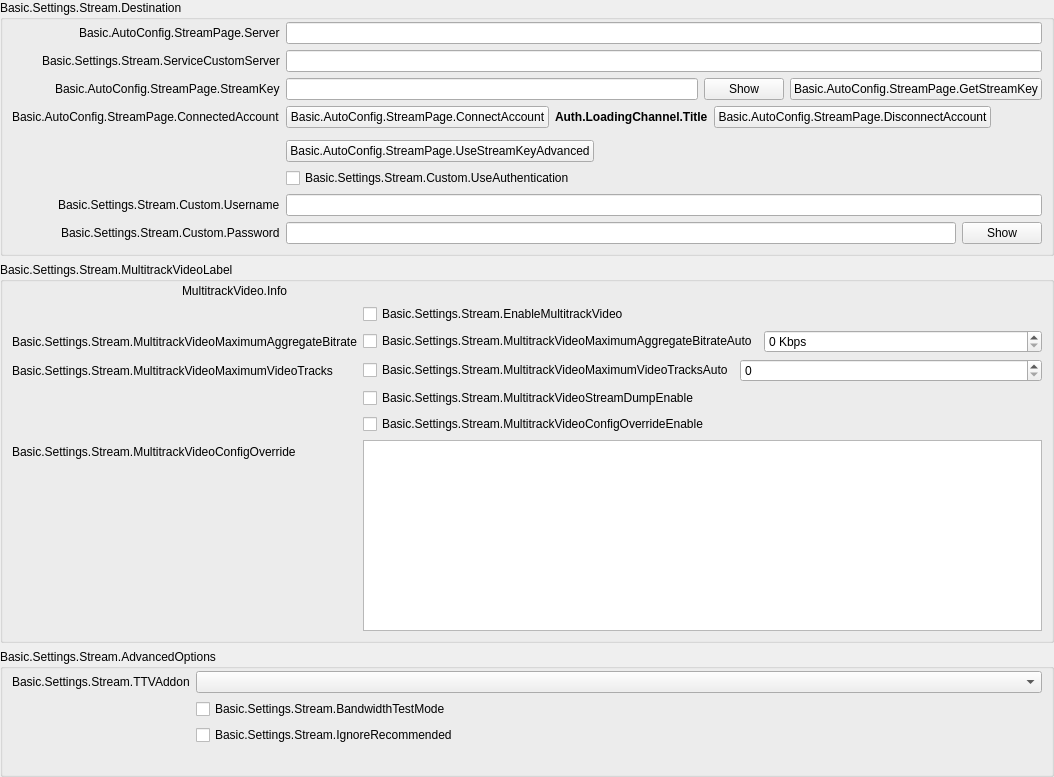
            <widget class="QWidget" name="streamKeyPage">
             <property name="geometry">
              <rect>
               <x>0</x>
               <y>0</y>
               <width>1054</width>
               <height>777</height>
              </rect>
             </property>
             <layout class="QVBoxLayout" name="streamkeyPageLayout">
              <property name="leftMargin">
               <number>0</number>
              </property>
              <property name="topMargin">
               <number>0</number>
              </property>
              <property name="rightMargin">
               <number>0</number>
              </property>
              <property name="bottomMargin">
               <number>0</number>
              </property>
              <item>
               <widget class="QGroupBox" name="destinationGroupBox">
                <property name="title">
                 <string>Basic.Settings.Stream.Destination</string>
                </property>
                <layout class="QFormLayout" name="destinationLayout">
                 <property name="fieldGrowthPolicy">
                  <enum>QFormLayout::FieldGrowthPolicy::AllNonFixedFieldsGrow</enum>
                 </property>
                 <property name="labelAlignment">
                  <set>Qt::AlignmentFlag::AlignRight|Qt::AlignmentFlag::AlignTrailing|Qt::AlignmentFlag::AlignVCenter</set>
                 </property>
                 <property name="leftMargin">
                  <number>9</number>
                 </property>
                 <property name="topMargin">
                  <number>2</number>
                 </property>
                 <property name="rightMargin">
                  <number>9</number>
                 </property>
                 <property name="bottomMargin">
                  <number>9</number>
                 </property>
                 <item row="0" column="0">
                  <widget class="QLabel" name="serverLabel">
                   <property name="text">
                    <string>Basic.AutoConfig.StreamPage.Server</string>
                   </property>
                  </widget>
                 </item>
                 <item row="0" column="1">
                  <widget class="QStackedWidget" name="serverStackedWidget">
                   <property name="sizePolicy">
                    <sizepolicy hsizetype="Preferred" vsizetype="Maximum">
                     <horstretch>0</horstretch>
                     <verstretch>0</verstretch>
                    </sizepolicy>
                   </property>
                   <property name="currentIndex">
                    <number>1</number>
                   </property>
                   <widget class="QWidget" name="servicePage">
                    <layout class="QHBoxLayout" name="horizontalLayout_21">
                     <property name="leftMargin">
                      <number>0</number>
                     </property>
                     <property name="topMargin">
                      <number>0</number>
                     </property>
                     <property name="rightMargin">
                      <number>0</number>
                     </property>
                     <property name="bottomMargin">
                      <number>0</number>
                     </property>
                     <item>
                      <widget class="QComboBox" name="server"/>
                     </item>
                    </layout>
                   </widget>
                   <widget class="QWidget" name="customPage">
                    <layout class="QHBoxLayout" name="horizontalLayout_22">
                     <property name="leftMargin">
                      <number>0</number>
                     </property>
                     <property name="topMargin">
                      <number>0</number>
                     </property>
                     <property name="rightMargin">
                      <number>0</number>
                     </property>
                     <property name="bottomMargin">
                      <number>0</number>
                     </property>
                     <item>
                      <widget class="QLineEdit" name="customServer"/>
                     </item>
                    </layout>
                   </widget>
                  </widget>
                 </item>
                 <item row="1" column="0">
                  <widget class="QLabel" name="serviceCustomServerLabel">
                   <property name="text">
                    <string>Basic.Settings.Stream.ServiceCustomServer</string>
                   </property>
                   <property name="buddy">
                    <cstring>serviceCustomServer</cstring>
                   </property>
                  </widget>
                 </item>
                 <item row="1" column="1">
                  <widget class="QLineEdit" name="serviceCustomServer"/>
                 </item>
                 <item row="2" column="0">
                  <widget class="QLabel" name="streamKeyLabel">
                   <property name="text">
                    <string>Basic.AutoConfig.StreamPage.StreamKey</string>
                   </property>
                   <property name="openExternalLinks">
                    <bool>true</bool>
                   </property>
                   <property name="buddy">
                    <cstring>key</cstring>
                   </property>
                  </widget>
                 </item>
                 <item row="2" column="1">
                  <widget class="QFrame" name="streamKeyWidget">
                   <layout class="QHBoxLayout" name="horizontalLayout_11">
                    <property name="leftMargin">
                     <number>0</number>
                    </property>
                    <property name="topMargin">
                     <number>0</number>
                    </property>
                    <property name="rightMargin">
                     <number>0</number>
                    </property>
                    <property name="bottomMargin">
                     <number>0</number>
                    </property>
                    <item>
                     <widget class="QLineEdit" name="key">
                      <property name="inputMask">
                       <string notr="true"/>
                      </property>
                      <property name="text">
                       <string notr="true"/>
                      </property>
                      <property name="echoMode">
                       <enum>QLineEdit::EchoMode::Password</enum>
                      </property>
                     </widget>
                    </item>
                    <item>
                     <widget class="QPushButton" name="show">
                      <property name="text">
                       <string>Show</string>
                      </property>
                     </widget>
                    </item>
                    <item>
                     <widget class="UrlPushButton" name="getStreamKeyButton">
                      <property name="toolTip">
                       <string/>
                      </property>
                      <property name="toolTipDuration">
                       <number>-4</number>
                      </property>
                      <property name="text">
                       <string>Basic.AutoConfig.StreamPage.GetStreamKey</string>
                      </property>
                     </widget>
                    </item>
                   </layout>
                  </widget>
                 </item>
                 <item row="3" column="0">
                  <widget class="QLabel" name="connectedAccountLabel">
                   <property name="text">
                    <string>Basic.AutoConfig.StreamPage.ConnectedAccount</string>
                   </property>
                  </widget>
                 </item>
                 <item row="3" column="1">
                  <layout class="QHBoxLayout" name="horizontalLayout_15">
                   <item>
                    <widget class="QPushButton" name="connectAccount2">
                     <property name="cursor">
                      <cursorShape>PointingHandCursor</cursorShape>
                     </property>
                     <property name="text">
                      <string>Basic.AutoConfig.StreamPage.ConnectAccount</string>
                     </property>
                    </widget>
                   </item>
                   <item>
                    <widget class="QLabel" name="connectedAccountText">
                     <property name="styleSheet">
                      <string notr="true">font-weight: bold</string>
                     </property>
                     <property name="text">
                      <string>Auth.LoadingChannel.Title</string>
                     </property>
                    </widget>
                   </item>
                   <item>
                    <widget class="QPushButton" name="disconnectAccount">
                     <property name="text">
                      <string>Basic.AutoConfig.StreamPage.DisconnectAccount</string>
                     </property>
                    </widget>
                   </item>
                   <item>
                    <spacer name="horizontalSpacer_19">
                     <property name="orientation">
                      <enum>Qt::Orientation::Horizontal</enum>
                     </property>
                     <property name="sizeHint" stdset="0">
                      <size>
                       <width>40</width>
                       <height>20</height>
                      </size>
                     </property>
                    </spacer>
                   </item>
                  </layout>
                 </item>
                 <item row="4" column="0">
                  <spacer name="horizontalSpacer_18">
                   <property name="orientation">
                    <enum>Qt::Orientation::Horizontal</enum>
                   </property>
                   <property name="sizeHint" stdset="0">
                    <size>
                     <width>170</width>
                     <height>0</height>
                    </size>
                   </property>
                  </spacer>
                 </item>
                 <item row="5" column="1">
                  <layout class="QHBoxLayout" name="horizontalLayout_28">
                   <item>
                    <widget class="QPushButton" name="useStreamKeyAdv">
                     <property name="text">
                      <string>Basic.AutoConfig.StreamPage.UseStreamKeyAdvanced</string>
                     </property>
                    </widget>
                   </item>
                   <item>
                    <spacer name="horizontalSpacer_28">
                     <property name="orientation">
                      <enum>Qt::Orientation::Horizontal</enum>
                     </property>
                     <property name="sizeHint" stdset="0">
                      <size>
                       <width>40</width>
                       <height>0</height>
                      </size>
                     </property>
                    </spacer>
                   </item>
                  </layout>
                 </item>
                 <item row="6" column="1">
                  <widget class="QCheckBox" name="useAuth">
                   <property name="text">
                    <string>Basic.Settings.Stream.Custom.UseAuthentication</string>
                   </property>
                  </widget>
                 </item>
                 <item row="7" column="0">
                  <widget class="QLabel" name="authUsernameLabel">
                   <property name="text">
                    <string>Basic.Settings.Stream.Custom.Username</string>
                   </property>
                   <property name="buddy">
                    <cstring>authUsername</cstring>
                   </property>
                  </widget>
                 </item>
                 <item row="7" column="1">
                  <widget class="QLineEdit" name="authUsername"/>
                 </item>
                 <item row="8" column="0">
                  <widget class="QLabel" name="authPwLabel">
                   <property name="text">
                    <string>Basic.Settings.Stream.Custom.Password</string>
                   </property>
                   <property name="buddy">
                    <cstring>authPw</cstring>
                   </property>
                  </widget>
                 </item>
                 <item row="8" column="1">
                  <widget class="QFrame" name="authPwWidget">
                   <layout class="QHBoxLayout" name="horizontalLayout_25">
                    <property name="leftMargin">
                     <number>0</number>
                    </property>
                    <property name="topMargin">
                     <number>0</number>
                    </property>
                    <property name="rightMargin">
                     <number>0</number>
                    </property>
                    <property name="bottomMargin">
                     <number>0</number>
                    </property>
                    <item>
                     <widget class="QLineEdit" name="authPw">
                      <property name="echoMode">
                       <enum>QLineEdit::EchoMode::Password</enum>
                      </property>
                     </widget>
                    </item>
                    <item>
                     <widget class="QPushButton" name="authPwShow">
                      <property name="text">
                       <string>Show</string>
                      </property>
                     </widget>
                    </item>
                   </layout>
                  </widget>
                 </item>
                </layout>
               </widget>
              </item>
              <item>
               <widget class="QGroupBox" name="multitrackVideoGroupBox">
                <property name="title">
                 <string>Basic.Settings.Stream.MultitrackVideoLabel</string>
                </property>
                <layout class="QVBoxLayout" name="verticalLayout_34">
                 <property name="leftMargin">
                  <number>9</number>
                 </property>
                 <property name="topMargin">
                  <number>2</number>
                 </property>
                 <property name="rightMargin">
                  <number>9</number>
                 </property>
                 <property name="bottomMargin">
                  <number>9</number>
                 </property>
                 <item>
                  <layout class="QHBoxLayout" name="horizontalLayout_12">
                   <item>
                    <spacer name="horizontalSpacer_31">
                     <property name="orientation">
                      <enum>Qt::Orientation::Horizontal</enum>
                     </property>
                     <property name="sizeType">
                      <enum>QSizePolicy::Policy::Fixed</enum>
                     </property>
                     <property name="sizeHint" stdset="0">
                      <size>
                       <width>170</width>
                       <height>10</height>
                      </size>
                     </property>
                    </spacer>
                   </item>
                   <item>
                    <widget class="QLabel" name="multitrackVideoInfo">
                     <property name="text">
                      <string>MultitrackVideo.Info</string>
                     </property>
                     <property name="textFormat">
                      <enum>Qt::TextFormat::RichText</enum>
                     </property>
                     <property name="wordWrap">
                      <bool>true</bool>
                     </property>
                     <property name="openExternalLinks">
                      <bool>true</bool>
                     </property>
                    </widget>
                   </item>
                  </layout>
                 </item>
                 <item>
                  <layout class="QFormLayout" name="formLayout_27">
                   <property name="fieldGrowthPolicy">
                    <enum>QFormLayout::FieldGrowthPolicy::AllNonFixedFieldsGrow</enum>
                   </property>
                   <item row="1" column="0">
                    <widget class="QLabel" name="multitrackVideoMaximumAggregateBitrateLabel">
                     <property name="text">
                      <string>Basic.Settings.Stream.MultitrackVideoMaximumAggregateBitrate</string>
                     </property>
                    </widget>
                   </item>
                   <item row="1" column="1">
                    <layout class="QHBoxLayout" name="horizontalLayout_31" stretch="0,0">
                     <item>
                      <widget class="QCheckBox" name="multitrackVideoMaximumAggregateBitrateAuto">
                       <property name="text">
                        <string>Basic.Settings.Stream.MultitrackVideoMaximumAggregateBitrateAuto</string>
                       </property>
                      </widget>
                     </item>
                     <item>
                      <widget class="QSpinBox" name="multitrackVideoMaximumAggregateBitrate">
                       <property name="sizePolicy">
                        <sizepolicy hsizetype="MinimumExpanding" vsizetype="Fixed">
                         <horstretch>0</horstretch>
                         <verstretch>0</verstretch>
                        </sizepolicy>
                       </property>
                       <property name="suffix">
                        <string notr="true"> Kbps</string>
                       </property>
                       <property name="minimum">
                        <number>0</number>
                       </property>
                       <property name="maximum">
                        <number>1000000</number>
                       </property>
                       <property name="singleStep">
                        <number>50</number>
                       </property>
                       <property name="value">
                        <number>0</number>
                       </property>
                      </widget>
                     </item>
                    </layout>
                   </item>
                   <item row="2" column="0">
                    <widget class="QLabel" name="multitrackVideoMaximumVideoTracksLabel">
                     <property name="text">
                      <string>Basic.Settings.Stream.MultitrackVideoMaximumVideoTracks</string>
                     </property>
                    </widget>
                   </item>
                   <item row="2" column="1">
                    <layout class="QHBoxLayout" name="horizontalLayout_32" stretch="0,0">
                     <item>
                      <widget class="QCheckBox" name="multitrackVideoMaximumVideoTracksAuto">
                       <property name="sizePolicy">
                        <sizepolicy hsizetype="Minimum" vsizetype="Fixed">
                         <horstretch>0</horstretch>
                         <verstretch>0</verstretch>
                        </sizepolicy>
                       </property>
                       <property name="text">
                        <string>Basic.Settings.Stream.MultitrackVideoMaximumVideoTracksAuto</string>
                       </property>
                      </widget>
                     </item>
                     <item>
                      <widget class="QSpinBox" name="multitrackVideoMaximumVideoTracks">
                       <property name="sizePolicy">
                        <sizepolicy hsizetype="MinimumExpanding" vsizetype="Fixed">
                         <horstretch>0</horstretch>
                         <verstretch>0</verstretch>
                        </sizepolicy>
                       </property>
                       <property name="minimum">
                        <number>0</number>
                       </property>
                       <property name="maximum">
                        <number>100</number>
                       </property>
                       <property name="value">
                        <number>0</number>
                       </property>
                      </widget>
                     </item>
                    </layout>
                   </item>
                   <item row="3" column="0">
                    <spacer name="horizontalSpacer_32">
                     <property name="orientation">
                      <enum>Qt::Orientation::Horizontal</enum>
                     </property>
                     <property name="sizeType">
                      <enum>QSizePolicy::Policy::Fixed</enum>
                     </property>
                     <property name="sizeHint" stdset="0">
                      <size>
                       <width>170</width>
                       <height>10</height>
                      </size>
                     </property>
                    </spacer>
                   </item>
                   <item row="3" column="1">
                    <widget class="QCheckBox" name="multitrackVideoStreamDumpEnable">
                     <property name="text">
                      <string>Basic.Settings.Stream.MultitrackVideoStreamDumpEnable</string>
                     </property>
                    </widget>
                   </item>
                   <item row="4" column="1">
                    <widget class="QCheckBox" name="multitrackVideoConfigOverrideEnable">
                     <property name="text">
                      <string>Basic.Settings.Stream.MultitrackVideoConfigOverrideEnable</string>
                     </property>
                    </widget>
                   </item>
                   <item row="5" column="0">
                    <widget class="QLabel" name="multitrackVideoConfigOverrideLabel">
                     <property name="text">
                      <string>Basic.Settings.Stream.MultitrackVideoConfigOverride</string>
                     </property>
                    </widget>
                   </item>
                   <item row="5" column="1">
                    <widget class="QPlainTextEdit" name="multitrackVideoConfigOverride">
                     <property name="sizePolicy">
                      <sizepolicy hsizetype="Expanding" vsizetype="Expanding">
                       <horstretch>0</horstretch>
                       <verstretch>0</verstretch>
                      </sizepolicy>
                     </property>
                    </widget>
                   </item>
                   <item row="0" column="1">
                    <widget class="QCheckBox" name="enableMultitrackVideo">
                     <property name="text">
                      <string>Basic.Settings.Stream.EnableMultitrackVideo</string>
                     </property>
                    </widget>
                   </item>
                   <item row="0" column="0">
                    <spacer name="horizontalSpacer_30">
                     <property name="orientation">
                      <enum>Qt::Orientation::Horizontal</enum>
                     </property>
                     <property name="sizeType">
                      <enum>QSizePolicy::Policy::Fixed</enum>
                     </property>
                     <property name="sizeHint" stdset="0">
                      <size>
                       <width>170</width>
                       <height>10</height>
                      </size>
                     </property>
                    </spacer>
                   </item>
                  </layout>
                 </item>
                </layout>
               </widget>
              </item>
              <item>
               <widget class="QGroupBox" name="serviceAdvancedOptionsGroupBox">
                <property name="title">
                 <string>Basic.Settings.Stream.AdvancedOptions</string>
                </property>
                <layout class="QFormLayout" name="serviceAdvancedOptionsLayout">
                 <property name="fieldGrowthPolicy">
                  <enum>QFormLayout::FieldGrowthPolicy::AllNonFixedFieldsGrow</enum>
                 </property>
                 <property name="labelAlignment">
                  <set>Qt::AlignmentFlag::AlignRight|Qt::AlignmentFlag::AlignTrailing|Qt::AlignmentFlag::AlignVCenter</set>
                 </property>
                 <property name="leftMargin">
                  <number>9</number>
                 </property>
                 <property name="topMargin">
                  <number>2</number>
                 </property>
                 <property name="rightMargin">
                  <number>9</number>
                 </property>
                 <property name="bottomMargin">
                  <number>9</number>
                 </property>
                 <item row="0" column="0">
                  <widget class="QLabel" name="twitchAddonLabel">
                   <property name="text">
                    <string>Basic.Settings.Stream.TTVAddon</string>
                   </property>
                   <property name="buddy">
                    <cstring>twitchAddonDropdown</cstring>
                   </property>
                  </widget>
                 </item>
                 <item row="0" column="1">
                  <widget class="QComboBox" name="twitchAddonDropdown"/>
                 </item>
                 <item row="1" column="0">
                  <spacer name="horizontalSpacer_18_1">
                   <property name="orientation">
                    <enum>Qt::Orientation::Horizontal</enum>
                   </property>
                   <property name="sizeHint" stdset="0">
                    <size>
                     <width>170</width>
                     <height>0</height>
                    </size>
                   </property>
                  </spacer>
                 </item>
                 <item row="1" column="1">
                  <widget class="QCheckBox" name="bandwidthTestEnable">
                   <property name="text">
                    <string>Basic.Settings.Stream.BandwidthTestMode</string>
                   </property>
                  </widget>
                 </item>
                 <item row="2" column="1">
                  <widget class="QCheckBox" name="ignoreRecommended">
                   <property name="text">
                    <string>Basic.Settings.Stream.IgnoreRecommended</string>
                   </property>
                  </widget>
                 </item>
                 <item row="3" column="1">
                  <widget class="QLabel" name="enforceSettingsLabel">
                   <property name="text">
                    <string notr="true"/>
                   </property>
                   <property name="textFormat">
                    <enum>Qt::TextFormat::RichText</enum>
                   </property>
                   <property name="openExternalLinks">
                    <bool>true</bool>
                   </property>
                  </widget>
                 </item>
                </layout>
               </widget>
              </item>
              <item>
               <spacer name="verticalSpacer_12">
                <property name="orientation">
                 <enum>Qt::Orientation::Vertical</enum>
                </property>
                <property name="sizeHint" stdset="0">
                 <size>
                  <width>20</width>
                  <height>0</height>
                 </size>
                </property>
               </spacer>
              </item>
             </layout>
            </widget>
